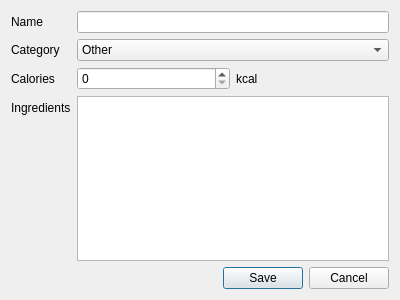
<?xml version="1.0" encoding="UTF-8"?>
<ui version="4.0">
 <class>Dialog</class>
 <widget class="QDialog" name="Dialog">
  <property name="geometry">
   <rect>
    <x>0</x>
    <y>0</y>
    <width>400</width>
    <height>300</height>
   </rect>
  </property>
  <property name="windowTitle">
   <string>Dialog</string>
  </property>
  <layout class="QGridLayout" name="gridLayout">
   <item row="0" column="0">
    <layout class="QFormLayout" name="formLayout">
     <item row="0" column="0">
      <widget class="QLabel" name="nameLabel">
       <property name="text">
        <string>Name</string>
       </property>
      </widget>
     </item>
     <item row="0" column="1">
      <widget class="QLineEdit" name="nameLineEdit"/>
     </item>
     <item row="1" column="0">
      <widget class="QLabel" name="categoryLabel">
       <property name="text">
        <string>Category</string>
       </property>
      </widget>
     </item>
     <item row="1" column="1">
      <widget class="QComboBox" name="categoryComboBox">
       <item>
        <property name="text">
         <string>Other</string>
        </property>
       </item>
       <item>
        <property name="text">
         <string>Breakfast</string>
        </property>
       </item>
       <item>
        <property name="text">
         <string>Dinner</string>
        </property>
       </item>
       <item>
        <property name="text">
         <string>Supper</string>
        </property>
       </item>
       <item>
        <property name="text">
         <string>Snack</string>
        </property>
       </item>
      </widget>
     </item>
     <item row="2" column="0">
      <widget class="QLabel" name="caloriesLabel">
       <property name="text">
        <string>Calories</string>
       </property>
      </widget>
     </item>
     <item row="2" column="1">
      <layout class="QHBoxLayout" name="horizontalLayout">
       <item>
        <widget class="QSpinBox" name="caloriesSpinBox">
         <property name="maximum">
          <number>10000</number>
         </property>
        </widget>
       </item>
       <item>
        <widget class="QLabel" name="kcalLabel">
         <property name="text">
          <string>kcal</string>
         </property>
        </widget>
       </item>
      </layout>
     </item>
     <item row="3" column="0">
      <widget class="QLabel" name="ingredientsLabel">
       <property name="text">
        <string>Ingredients</string>
       </property>
      </widget>
     </item>
     <item row="3" column="1">
      <widget class="QPlainTextEdit" name="ingredientsPlainTextEdit"/>
     </item>
    </layout>
   </item>
   <item row="1" column="0">
    <widget class="QDialogButtonBox" name="buttonBox">
     <property name="orientation">
      <enum>Qt::Horizontal</enum>
     </property>
     <property name="standardButtons">
      <set>QDialogButtonBox::Cancel|QDialogButtonBox::Save</set>
     </property>
    </widget>
   </item>
  </layout>
 </widget>
 <resources/>
 <connections>
  <connection>
   <sender>buttonBox</sender>
   <signal>rejected()</signal>
   <receiver>Dialog</receiver>
   <slot>reject()</slot>
   <hints>
    <hint type="sourcelabel">
     <x>316</x>
     <y>260</y>
    </hint>
    <hint type="destinationlabel">
     <x>286</x>
     <y>274</y>
    </hint>
   </hints>
  </connection>
 </connections>
</ui>
